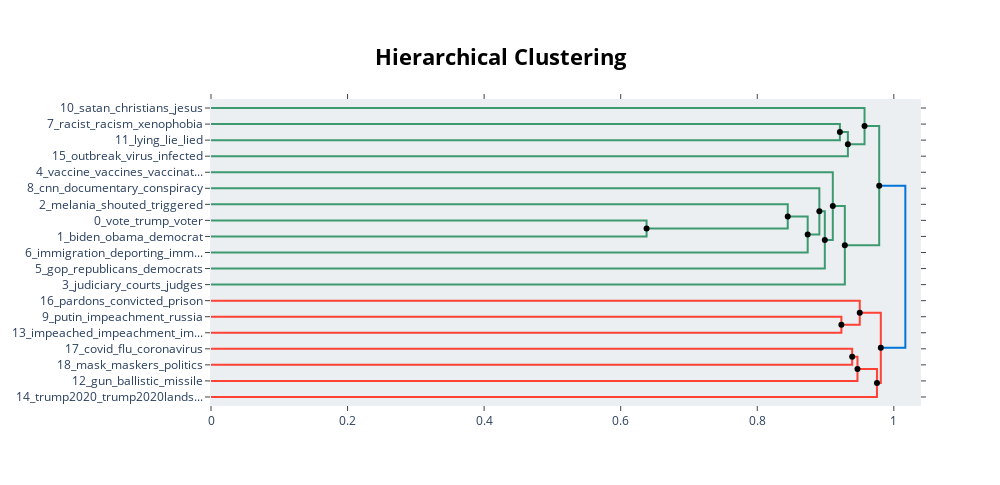

Notebook code cell kept with this figure:
### Markdown cell above
## Visualisations

### Code cell
# Hierarchical Clustering for merging topics
hierarchical_topics = model.hierarchical_topics(df['cleaned_text'])
fig = model.visualize_hierarchy(hierarchical_topics=hierarchical_topics)
fig.show()

### Figure 1 — Plotly figure (JSON) as saved in the notebook; plotly's stock layout.template omitted (floating-point values rounded to 4 significant figures)
{"data": [{"hoverinfo": "text", "marker": {"color": "rgb(61,153,112)"}, "mode": "lines", "text": ["racist_racism_xenophobia_activism_protester", "", "", "lying_lie_lied_lies_deceive"], "type": "scatter", "x": [0, 0.921, 0.921, 0], "xaxis": "x", "y": [-15, -15, -25, -25], "yaxis": "y"}, {"hoverinfo": "text", "marker": {"color": "rgb(61,153,112)"}, "mode": "lines", "text": ["racist_xenophobia_racism_protester_migrant", "", "", "outbreak_virus_infected_infection_caused"], "type": "scatter", "x": [0.921, 0.9327, 0.9327, 0], "xaxis": "x", "y": [-20, -20, -35, -35], "yaxis": "y"}, {"hoverinfo": "text", "marker": {"color": "rgb(61,153,112)"}, "mode": "lines", "text": ["satan_christians_jesus_christianity_religious", "", "", "racist_xenophobia_racism_protester_migrant"], "type": "scatter", "x": [0, 0.9571, 0.9571, 0.9327], "xaxis": "x", "y": [-5, -5, -27.5, -27.5], "yaxis": "y"}, {"hoverinfo": "text", "marker": {"color": "rgb(61,153,112)"}, "mode": "lines", "text": ["vote_trump_voter_election_presidency", "", "", "biden_obama_democrat_democratic_president"], "type": "scatter", "x": [0, 0.6379, 0.6379, 0], "xaxis": "x", "y": [-75, -75, -85, -85], "yaxis": "y"}, {"hoverinfo": "text", "marker": {"color": "rgb(61,153,112)"}, "mode": "lines", "text": ["melania_shouted_triggered_hhahaahahah_love", "", "", "election_vote_biden_trump_voting"], "type": "scatter", "x": [0, 0.8447, 0.8447, 0.6379], "xaxis": "x", "y": [-65, -65, -80, -80], "yaxis": "y"}, {"hoverinfo": "text", "marker": {"color": "rgb(61,153,112)"}, "mode": "lines", "text": ["election_biden_vote_voter_ballot", "", "", "immigration_deporting_immigrants_immigrant_migrants"], "type": "scatter", "x": [0.8447, 0.8739, 0.8739, 0], "xaxis": "x", "y": [-72.5, -72.5, -95, -95], "yaxis": "y"}, {"hoverinfo": "text", "marker": {"color": "rgb(61,153,112)"}, "mode": "lines", "text": ["cnn_documentary_conspiracy_wikileaks_announcing", "", "", "biden_election_vote_ballot_voter"], "type": "scatter", "x": [0, 0.8909, 0.8909, 0.8739], "xaxis": "x", "y": [-55, -55, -83.75, -83.75], "yaxis": "y"}, {"hoverinfo": "text", "marker": {"color": "rgb(61,153,112)"}, "mode": "lines", "text": ["biden_vote_election_voter_voting", "", "", "gop_republicans_democrats_trumpists_mcconnell"], "type": "scatter", "x": [0.8909, 0.8989, 0.8989, 0], "xaxis": "x", "y": [-69.38, -69.38, -105, -105], "yaxis": "y"}, {"hoverinfo": "text", "marker": {"color": "rgb(61,153,112)"}, "mode": "lines", "text": ["vaccine_vaccines_vaccination_vaccinate_vaccinating", "", "", "biden_republicans_democrat_election_gop"], "type": "scatter", "x": [0, 0.9106, 0.9106, 0.8989], "xaxis": "x", "y": [-45, -45, -87.19, -87.19], "yaxis": "y"}, {"hoverinfo": "text", "marker": {"color": "rgb(61,153,112)"}, "mode": "lines", "text": ["biden_trump_presidency_obama_president", "", "", "judiciary_courts_judges_judge_lawyers"], "type": "scatter", "x": [0.9106, 0.9282, 0.9282, 0], "xaxis": "x", "y": [-66.09, -66.09, -115, -115], "yaxis": "y"}, {"hoverinfo": "text", "marker": {"color": "rgb(61,153,112)"}, "mode": "lines", "text": ["xenophobia_racist_racism_protester_lying", "", "", "democrats_republicans_gop_trump_democrat"], "type": "scatter", "x": [0.9571, 0.9786, 0.9786, 0.9282], "xaxis": "x", "y": [-16.25, -16.25, -90.55, -90.55], "yaxis": "y"}, {"hoverinfo": "text", "marker": {"color": "rgb(255,65,54)"}, "mode": "lines", "text": ["putin_impeachment_russia_moscow_trumpsenatecowards", "", "", "impeached_impeachment_impeach_convicted_acquittal"], "type": "scatter", "x": [0, 0.9232, 0.9232, 0], "xaxis": "x", "y": [-135, -135, -145, -145], "yaxis": "y"}, {"hoverinfo": "text", "marker": {"color": "rgb(255,65,54)"}, "mode": "lines", "text": ["pardons_convicted_prison_punishment_sentenced", "", "", "impeachment_putin_impeached_impeach_trumpsenatecowards"], "type": "scatter", "x": [0, 0.9501, 0.9501, 0.9232], "xaxis": "x", "y": [-125, -125, -140, -140], "yaxis": "y"}, {"hoverinfo": "text", "marker": {"color": "rgb(255,65,54)"}, "mode": "lines", "text": ["covid_flu_coronavirus_political_distraction", "", "", "mask_maskers_politics_face_putinpuppiphants"], "type": "scatter", "x": [0, 0.939, 0.939, 0], "xaxis": "x", "y": [-155, -155, -165, -165], "yaxis": "y"}, {"hoverinfo": "text", "marker": {"color": "rgb(255,65,54)"}, "mode": "lines", "text": ["mask_maskers_putinpuppiphants_kkk_gop", "", "", "gun_ballistic_missile_shot_gunz"], "type": "scatter", "x": [0.939, 0.9468, 0.9468, 0], "xaxis": "x", "y": [-160, -160, -175, -175], "yaxis": "y"}, {"hoverinfo": "text", "marker": {"color": "rgb(255,65,54)"}, "mode": "lines", "text": ["gun_gunz_furious_ballistic_killshot", "", "", "trump2020_trump2020landslide_2020_trump_pence"], "type": "scatter", "x": [0.9468, 0.9753, 0.9753, 0], "xaxis": "x", "y": [-167.5, -167.5, -185, -185], "yaxis": "y"}, {"hoverinfo": "text", "marker": {"color": "rgb(255,65,54)"}, "mode": "lines", "text": ["putin_impeachment_impeached_impeach_trumpsenatecowards", "", "", "gun_gunz_furious_killshot_eminem"], "type": "scatter", "x": [0.9501, 0.9809, 0.9809, 0.9753], "xaxis": "x", "y": [-132.5, -132.5, -176.2, -176.2], "yaxis": "y"}, {"hoverinfo": "text", "marker": {"color": "rgb(0,116,217)"}, "mode": "lines", "text": ["biden_trump_president_vaccine_election", "", "", "impeachment_gun_impeach_mask_trumpsenatecowards"], "type": "scatter", "x": [0.9786, 1.017, 1.017, 0.9809], "xaxis": "x", "y": [-53.4, -53.4, -154.4, -154.4], "yaxis": "y"}, {"hoverinfo": "text", "hovertext": ["racist_xenophobia_racism_protester_migrant", "election_biden_vote_voter_ballot", "biden_vote_election_voter_voting", "biden_trump_presidency_obama_president", "xenophobia_racist_racism_protester_lying", "mask_maskers_putinpuppiphants_kkk_gop", "gun_gunz_furious_ballistic_killshot", "putin_impeachment_impeached_impeach_trumpsenatecowards", "biden_trump_president_vaccine_election"], "marker": {"color": "black"}, "mode": "markers", "showlegend": false, "type": "scatter", "x": [0.921, 0.8447, 0.8909, 0.9106, 0.9571, 0.939, 0.9468, 0.9501, 0.9786], "y": [-20, -72.5, -69.38, -66.09, -16.25, -160, -167.5, -132.5, -53.4]}, {"hoverinfo": "text", "hovertext": ["racist_xenophobia_racism_protester_migrant", "election_vote_biden_trump_voting", "biden_election_vote_ballot_voter", "biden_republicans_democrat_election_gop", "democrats_republicans_gop_trump_democrat", "impeachment_putin_impeached_impeach_trumpsenatecowards", "gun_gunz_furious_killshot_eminem", "impeachment_gun_impeach_mask_trumpsenatecowards"], "marker": {"color": "black"}, "mode": "markers", "showlegend": false, "type": "scatter", "x": [0.9327, 0.6379, 0.8739, 0.8989, 0.9282, 0.9232, 0.9753, 0.9809], "y": [-27.5, -80, -83.75, -87.19, -90.55, -140, -176.2, -154.4]}], "layout": {"autosize": false, "height": 485, "hoverlabel": {"bgcolor": "white", "font": {"family": "Rockwell", "size": 16}}, "hovermode": "closest", "plot_bgcolor": "#ECEFF1", "showlegend": false, "title": {"font": {"color": "Black", "size": 22}, "text": "<b>Hierarchical Clustering</b>", "x": 0.5, "xanchor": "center", "yanchor": "top"}, "width": 1000, "xaxis": {"mirror": "allticks", "rangemode": "tozero", "showgrid": false, "showline": true, "showticklabels": true, "ticks": "outside", "type": "linear", "zeroline": false}, "yaxis": {"mirror": "allticks", "range": [-190, 0], "rangemode": "tozero", "showgrid": false, "showline": true, "showticklabels": true, "tickmode": "array", "ticks": "outside", "ticktext": ["10_satan_christians_jesus", "7_racist_racism_xenophobia", "11_lying_lie_lied", "15_outbreak_virus_infected", "4_vaccine_vaccines_vaccinat...", "8_cnn_documentary_conspiracy", "2_melania_shouted_triggered", "0_vote_trump_voter", "1_biden_obama_democrat", "6_immigration_deporting_imm...", "5_gop_republicans_democrats", "3_judiciary_courts_judges", "16_pardons_convicted_prison", "9_putin_impeachment_russia", "13_impeached_impeachment_im...", "17_covid_flu_coronavirus", "18_mask_maskers_politics", "12_gun_ballistic_missile", "14_trump2020_trump2020lands..."], "tickvals": [-5, -15, -25, -35, -45, -55, -65, -75, -85, -95, -105, -115, -125, -135, -145, -155, -165, -175, -185], "type": "linear", "zeroline": false}}}
